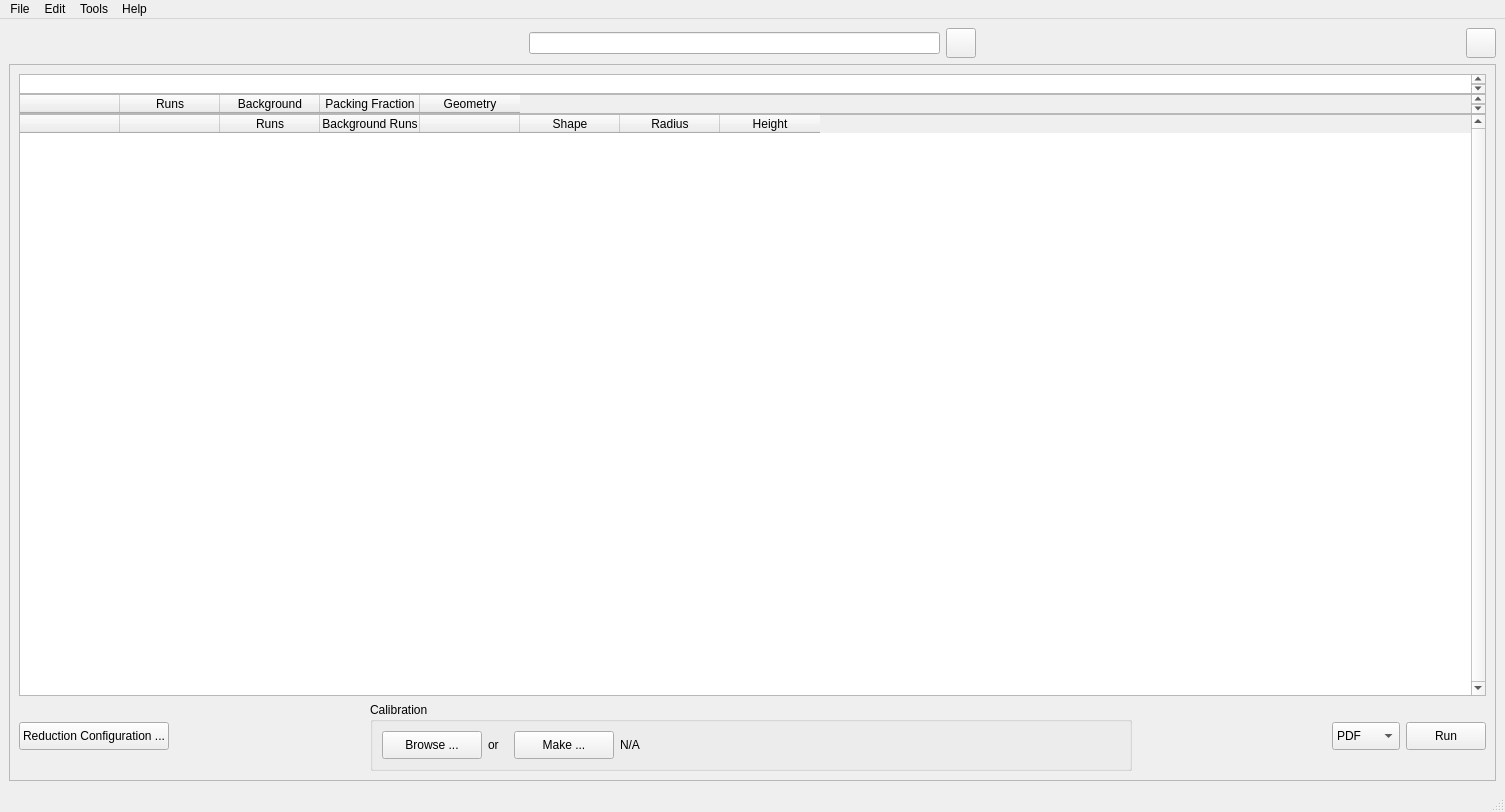
<?xml version="1.0" encoding="UTF-8"?>
<ui version="4.0">
 <class>MainWindow</class>
 <widget class="QMainWindow" name="MainWindow">
  <property name="geometry">
   <rect>
    <x>0</x>
    <y>0</y>
    <width>1505</width>
    <height>812</height>
   </rect>
  </property>
  <property name="sizePolicy">
   <sizepolicy hsizetype="Preferred" vsizetype="Expanding">
    <horstretch>0</horstretch>
    <verstretch>0</verstretch>
   </sizepolicy>
  </property>
  <property name="minimumSize">
   <size>
    <width>0</width>
    <height>0</height>
   </size>
  </property>
  <property name="windowTitle">
   <string>MainWindow</string>
  </property>
  <widget class="QWidget" name="centralwidget">
   <property name="minimumSize">
    <size>
     <width>0</width>
     <height>0</height>
    </size>
   </property>
   <layout class="QVBoxLayout" name="verticalLayout">
    <item>
     <layout class="QHBoxLayout" name="horizontalLayout_3">
      <item>
       <spacer name="horizontalSpacer_6">
        <property name="orientation">
         <enum>Qt::Horizontal</enum>
        </property>
        <property name="sizeHint" stdset="0">
         <size>
          <width>40</width>
          <height>20</height>
         </size>
        </property>
       </spacer>
      </item>
      <item>
       <layout class="QHBoxLayout" name="horizontalLayout_7">
        <item>
         <widget class="QLabel" name="search_logo_label">
          <property name="sizePolicy">
           <sizepolicy hsizetype="Fixed" vsizetype="Fixed">
            <horstretch>0</horstretch>
            <verstretch>0</verstretch>
           </sizepolicy>
          </property>
          <property name="minimumSize">
           <size>
            <width>30</width>
            <height>30</height>
           </size>
          </property>
          <property name="maximumSize">
           <size>
            <width>30</width>
            <height>30</height>
           </size>
          </property>
          <property name="text">
           <string/>
          </property>
         </widget>
        </item>
        <item>
         <widget class="QLineEdit" name="name_search_3">
          <property name="minimumSize">
           <size>
            <width>200</width>
            <height>0</height>
           </size>
          </property>
          <property name="maximumSize">
           <size>
            <width>1677215</width>
            <height>16777215</height>
           </size>
          </property>
          <property name="text">
           <string/>
          </property>
         </widget>
        </item>
        <item>
         <widget class="QPushButton" name="clear_search_button">
          <property name="minimumSize">
           <size>
            <width>30</width>
            <height>30</height>
           </size>
          </property>
          <property name="maximumSize">
           <size>
            <width>20</width>
            <height>30</height>
           </size>
          </property>
          <property name="text">
           <string/>
          </property>
         </widget>
        </item>
       </layout>
      </item>
      <item>
       <spacer name="horizontalSpacer_10">
        <property name="orientation">
         <enum>Qt::Horizontal</enum>
        </property>
        <property name="sizeHint" stdset="0">
         <size>
          <width>40</width>
          <height>20</height>
         </size>
        </property>
       </spacer>
      </item>
      <item>
       <widget class="QPushButton" name="settings_table_button">
        <property name="sizePolicy">
         <sizepolicy hsizetype="Fixed" vsizetype="Fixed">
          <horstretch>0</horstretch>
          <verstretch>0</verstretch>
         </sizepolicy>
        </property>
        <property name="minimumSize">
         <size>
          <width>30</width>
          <height>30</height>
         </size>
        </property>
        <property name="maximumSize">
         <size>
          <width>30</width>
          <height>30</height>
         </size>
        </property>
        <property name="text">
         <string/>
        </property>
       </widget>
      </item>
     </layout>
    </item>
    <item>
     <widget class="QFrame" name="frame">
      <property name="frameShape">
       <enum>QFrame::StyledPanel</enum>
      </property>
      <property name="frameShadow">
       <enum>QFrame::Raised</enum>
      </property>
      <layout class="QVBoxLayout" name="verticalLayout_3">
       <item>
        <layout class="QVBoxLayout" name="verticalLayout_14">
         <property name="spacing">
          <number>0</number>
         </property>
         <item>
          <widget class="QTableWidget" name="h1_table">
           <property name="minimumSize">
            <size>
             <width>0</width>
             <height>20</height>
            </size>
           </property>
           <property name="maximumSize">
            <size>
             <width>16777215</width>
             <height>20</height>
            </size>
           </property>
           <property name="verticalScrollBarPolicy">
            <enum>Qt::ScrollBarAlwaysOn</enum>
           </property>
           <property name="horizontalScrollBarPolicy">
            <enum>Qt::ScrollBarAlwaysOff</enum>
           </property>
           <property name="autoScroll">
            <bool>true</bool>
           </property>
           <property name="horizontalScrollMode">
            <enum>QAbstractItemView::ScrollPerPixel</enum>
           </property>
          </widget>
         </item>
         <item>
          <widget class="QTableWidget" name="h2_table">
           <property name="minimumSize">
            <size>
             <width>0</width>
             <height>20</height>
            </size>
           </property>
           <property name="maximumSize">
            <size>
             <width>16777215</width>
             <height>20</height>
            </size>
           </property>
           <property name="verticalScrollBarPolicy">
            <enum>Qt::ScrollBarAlwaysOn</enum>
           </property>
           <property name="horizontalScrollBarPolicy">
            <enum>Qt::ScrollBarAlwaysOff</enum>
           </property>
           <property name="autoScroll">
            <bool>true</bool>
           </property>
           <property name="horizontalScrollMode">
            <enum>QAbstractItemView::ScrollPerPixel</enum>
           </property>
           <column>
            <property name="text">
             <string/>
            </property>
           </column>
           <column>
            <property name="text">
             <string>Runs</string>
            </property>
           </column>
           <column>
            <property name="text">
             <string>Background</string>
            </property>
           </column>
           <column>
            <property name="text">
             <string>Packing Fraction</string>
            </property>
           </column>
           <column>
            <property name="text">
             <string>Geometry</string>
            </property>
           </column>
          </widget>
         </item>
         <item>
          <widget class="QTableWidget" name="h3_table">
           <property name="baseSize">
            <size>
             <width>0</width>
             <height>0</height>
            </size>
           </property>
           <property name="palette">
            <palette>
             <active>
              <colorrole role="Highlight">
               <brush brushstyle="SolidPattern">
                <color alpha="255">
                 <red>138</red>
                 <green>226</green>
                 <blue>52</blue>
                </color>
               </brush>
              </colorrole>
             </active>
             <inactive>
              <colorrole role="Highlight">
               <brush brushstyle="SolidPattern">
                <color alpha="255">
                 <red>138</red>
                 <green>226</green>
                 <blue>52</blue>
                </color>
               </brush>
              </colorrole>
             </inactive>
             <disabled>
              <colorrole role="Highlight">
               <brush brushstyle="SolidPattern">
                <color alpha="255">
                 <red>145</red>
                 <green>141</green>
                 <blue>126</blue>
                </color>
               </brush>
              </colorrole>
             </disabled>
            </palette>
           </property>
           <property name="contextMenuPolicy">
            <enum>Qt::CustomContextMenu</enum>
           </property>
           <property name="verticalScrollBarPolicy">
            <enum>Qt::ScrollBarAlwaysOn</enum>
           </property>
           <property name="autoScrollMargin">
            <number>1</number>
           </property>
           <property name="alternatingRowColors">
            <bool>true</bool>
           </property>
           <property name="selectionMode">
            <enum>QAbstractItemView::ContiguousSelection</enum>
           </property>
           <property name="horizontalScrollMode">
            <enum>QAbstractItemView::ScrollPerPixel</enum>
           </property>
           <attribute name="verticalHeaderVisible">
            <bool>false</bool>
           </attribute>
           <attribute name="verticalHeaderCascadingSectionResizes">
            <bool>false</bool>
           </attribute>
           <column>
            <property name="text">
             <string/>
            </property>
           </column>
           <column>
            <property name="text">
             <string/>
            </property>
           </column>
           <column>
            <property name="text">
             <string>Runs</string>
            </property>
           </column>
           <column>
            <property name="text">
             <string>Background Runs</string>
            </property>
           </column>
           <column>
            <property name="text">
             <string/>
            </property>
           </column>
           <column>
            <property name="text">
             <string>Shape</string>
            </property>
           </column>
           <column>
            <property name="text">
             <string>Radius</string>
            </property>
           </column>
           <column>
            <property name="text">
             <string>Height</string>
            </property>
           </column>
          </widget>
         </item>
        </layout>
       </item>
       <item>
        <layout class="QHBoxLayout" name="horizontalLayout_8">
         <item>
          <widget class="QPushButton" name="pushButton_5">
           <property name="minimumSize">
            <size>
             <width>0</width>
             <height>28</height>
            </size>
           </property>
           <property name="maximumSize">
            <size>
             <width>16777215</width>
             <height>28</height>
            </size>
           </property>
           <property name="text">
            <string>Reduction Configuration ...</string>
           </property>
          </widget>
         </item>
         <item>
          <spacer name="horizontalSpacer_12">
           <property name="orientation">
            <enum>Qt::Horizontal</enum>
           </property>
           <property name="sizeHint" stdset="0">
            <size>
             <width>40</width>
             <height>20</height>
            </size>
           </property>
          </spacer>
         </item>
         <item>
          <widget class="QGroupBox" name="groupBox_2">
           <property name="sizePolicy">
            <sizepolicy hsizetype="Expanding" vsizetype="Preferred">
             <horstretch>0</horstretch>
             <verstretch>0</verstretch>
            </sizepolicy>
           </property>
           <property name="title">
            <string>Calibration</string>
           </property>
           <layout class="QHBoxLayout" name="horizontalLayout_9">
            <item>
             <widget class="QPushButton" name="browse_calibration_button">
              <property name="minimumSize">
               <size>
                <width>100</width>
                <height>28</height>
               </size>
              </property>
              <property name="maximumSize">
               <size>
                <width>100</width>
                <height>28</height>
               </size>
              </property>
              <property name="text">
               <string>Browse ...</string>
              </property>
             </widget>
            </item>
            <item>
             <widget class="QLabel" name="label_51">
              <property name="minimumSize">
               <size>
                <width>20</width>
                <height>0</height>
               </size>
              </property>
              <property name="maximumSize">
               <size>
                <width>20</width>
                <height>16777215</height>
               </size>
              </property>
              <property name="text">
               <string>or</string>
              </property>
             </widget>
            </item>
            <item>
             <widget class="QPushButton" name="make_calibration_button">
              <property name="minimumSize">
               <size>
                <width>100</width>
                <height>28</height>
               </size>
              </property>
              <property name="maximumSize">
               <size>
                <width>100</width>
                <height>28</height>
               </size>
              </property>
              <property name="text">
               <string>Make ...</string>
              </property>
             </widget>
            </item>
            <item>
             <widget class="QLabel" name="calibration_file">
              <property name="sizePolicy">
               <sizepolicy hsizetype="Expanding" vsizetype="Preferred">
                <horstretch>0</horstretch>
                <verstretch>0</verstretch>
               </sizepolicy>
              </property>
              <property name="minimumSize">
               <size>
                <width>500</width>
                <height>0</height>
               </size>
              </property>
              <property name="text">
               <string>N/A</string>
              </property>
             </widget>
            </item>
           </layout>
          </widget>
         </item>
         <item>
          <spacer name="horizontalSpacer_11">
           <property name="orientation">
            <enum>Qt::Horizontal</enum>
           </property>
           <property name="sizeHint" stdset="0">
            <size>
             <width>40</width>
             <height>20</height>
            </size>
           </property>
          </spacer>
         </item>
         <item>
          <widget class="QComboBox" name="comboBox">
           <property name="minimumSize">
            <size>
             <width>0</width>
             <height>28</height>
            </size>
           </property>
           <property name="maximumSize">
            <size>
             <width>16777215</width>
             <height>28</height>
            </size>
           </property>
           <item>
            <property name="text">
             <string>PDF</string>
            </property>
           </item>
           <item>
            <property name="text">
             <string>Merge</string>
            </property>
           </item>
           <item>
            <property name="text">
             <string>PyStog</string>
            </property>
           </item>
          </widget>
         </item>
         <item>
          <widget class="QPushButton" name="pushButton_launchReduction">
           <property name="minimumSize">
            <size>
             <width>0</width>
             <height>28</height>
            </size>
           </property>
           <property name="maximumSize">
            <size>
             <width>16777215</width>
             <height>28</height>
            </size>
           </property>
           <property name="text">
            <string>Run</string>
           </property>
          </widget>
         </item>
        </layout>
       </item>
      </layout>
     </widget>
    </item>
   </layout>
  </widget>
  <widget class="QMenuBar" name="menubar">
   <property name="geometry">
    <rect>
     <x>0</x>
     <y>0</y>
     <width>1505</width>
     <height>23</height>
    </rect>
   </property>
   <property name="sizePolicy">
    <sizepolicy hsizetype="Minimum" vsizetype="Minimum">
     <horstretch>0</horstretch>
     <verstretch>0</verstretch>
    </sizepolicy>
   </property>
   <widget class="QMenu" name="menuFile">
    <property name="title">
     <string>File</string>
    </property>
    <widget class="QMenu" name="menuLoad_Configuration">
     <property name="title">
      <string>Configuration</string>
     </property>
     <addaction name="actionLoad"/>
     <addaction name="actionSave"/>
    </widget>
    <addaction name="action_preview_ascii"/>
    <addaction name="separator"/>
    <addaction name="menuLoad_Configuration"/>
    <addaction name="actionSettings"/>
    <addaction name="separator"/>
    <addaction name="actionQuit"/>
   </widget>
   <widget class="QMenu" name="menuEdit">
    <property name="title">
     <string>Edit</string>
    </property>
    <addaction name="actionReset_GSAS_tab"/>
    <addaction name="actionReset_GofR_tab"/>
   </widget>
   <widget class="QMenu" name="menuHelp">
    <property name="title">
     <string>Help</string>
    </property>
    <addaction name="actionCheat_sheet"/>
    <addaction name="actionAbout"/>
   </widget>
   <widget class="QMenu" name="menuTools">
    <property name="title">
     <string>Tools</string>
    </property>
    <addaction name="actionJob_Monitor"/>
    <addaction name="actionIPTS_File_Transfer"/>
   </widget>
   <addaction name="menuFile"/>
   <addaction name="menuEdit"/>
   <addaction name="menuTools"/>
   <addaction name="menuHelp"/>
  </widget>
  <widget class="QStatusBar" name="statusbar"/>
  <action name="actionReset_GSAS_tab">
   <property name="text">
    <string>Reset GSAS-tab</string>
   </property>
  </action>
  <action name="actionReset_GofR_tab">
   <property name="text">
    <string>Reset GofR-tab</string>
   </property>
  </action>
  <action name="actionQuit">
   <property name="text">
    <string>Quit</string>
   </property>
  </action>
  <action name="actionCheat_sheet">
   <property name="text">
    <string>Cheat sheet</string>
   </property>
  </action>
  <action name="actionAbout">
   <property name="text">
    <string>About ...</string>
   </property>
  </action>
  <action name="action_preview_ascii">
   <property name="text">
    <string>Preview Ascii ...</string>
   </property>
  </action>
  <action name="actionAdvanced">
   <property name="enabled">
    <bool>true</bool>
   </property>
   <property name="text">
    <string>Settings ...</string>
   </property>
  </action>
  <action name="actionSave_Configuration">
   <property name="text">
    <string>Save Configuration ...</string>
   </property>
  </action>
  <action name="actionLoad">
   <property name="text">
    <string>Load ...</string>
   </property>
  </action>
  <action name="actionSave">
   <property name="text">
    <string>Save ...</string>
   </property>
  </action>
  <action name="actionJob_Monitor">
   <property name="text">
    <string>Job Monitor ...</string>
   </property>
  </action>
  <action name="actionUndo">
   <property name="enabled">
    <bool>false</bool>
   </property>
   <property name="text">
    <string>Undo Table Edit</string>
   </property>
  </action>
  <action name="actionRedo">
   <property name="enabled">
    <bool>false</bool>
   </property>
   <property name="text">
    <string>Redo Table Edit</string>
   </property>
  </action>
  <action name="actionIPTS_File_Transfer">
   <property name="text">
    <string>IPTS File Transfer ...</string>
   </property>
  </action>
  <action name="actionSettings">
   <property name="text">
    <string>Settings ...</string>
   </property>
  </action>
 </widget>
 <resources>
  <include location="../icons/icons.qrc"/>
 </resources>
 <connections>
  <connection>
   <sender>actionAbout</sender>
   <signal>triggered()</signal>
   <receiver>MainWindow</receiver>
   <slot>help_about_clicked()</slot>
   <hints>
    <hint type="sourcelabel">
     <x>-1</x>
     <y>-1</y>
    </hint>
    <hint type="destinationlabel">
     <x>673</x>
     <y>451</y>
    </hint>
   </hints>
  </connection>
  <connection>
   <sender>action_preview_ascii</sender>
   <signal>triggered()</signal>
   <receiver>MainWindow</receiver>
   <slot>action_preview_ascii_clicked()</slot>
   <hints>
    <hint type="sourcelabel">
     <x>-1</x>
     <y>-1</y>
    </hint>
    <hint type="destinationlabel">
     <x>673</x>
     <y>451</y>
    </hint>
   </hints>
  </connection>
  <connection>
   <sender>actionAdvanced</sender>
   <signal>triggered()</signal>
   <receiver>MainWindow</receiver>
   <slot>advanced_option_clicked()</slot>
   <hints>
    <hint type="sourcelabel">
     <x>-1</x>
     <y>-1</y>
    </hint>
    <hint type="destinationlabel">
     <x>673</x>
     <y>451</y>
    </hint>
   </hints>
  </connection>
  <connection>
   <sender>actionLoad</sender>
   <signal>triggered()</signal>
   <receiver>MainWindow</receiver>
   <slot>action_load_configuration_clicked()</slot>
   <hints>
    <hint type="sourcelabel">
     <x>-1</x>
     <y>-1</y>
    </hint>
    <hint type="destinationlabel">
     <x>610</x>
     <y>430</y>
    </hint>
   </hints>
  </connection>
  <connection>
   <sender>actionSave</sender>
   <signal>triggered()</signal>
   <receiver>MainWindow</receiver>
   <slot>action_save_configuration_clicked()</slot>
   <hints>
    <hint type="sourcelabel">
     <x>-1</x>
     <y>-1</y>
    </hint>
    <hint type="destinationlabel">
     <x>610</x>
     <y>430</y>
    </hint>
   </hints>
  </connection>
  <connection>
   <sender>actionJob_Monitor</sender>
   <signal>triggered()</signal>
   <receiver>MainWindow</receiver>
   <slot>window_job_monitor_clicked()</slot>
   <hints>
    <hint type="sourcelabel">
     <x>-1</x>
     <y>-1</y>
    </hint>
    <hint type="destinationlabel">
     <x>678</x>
     <y>528</y>
    </hint>
   </hints>
  </connection>
  <connection>
   <sender>actionUndo</sender>
   <signal>triggered()</signal>
   <receiver>MainWindow</receiver>
   <slot>action_undo_clicked()</slot>
   <hints>
    <hint type="sourcelabel">
     <x>-1</x>
     <y>-1</y>
    </hint>
    <hint type="destinationlabel">
     <x>678</x>
     <y>528</y>
    </hint>
   </hints>
  </connection>
  <connection>
   <sender>actionRedo</sender>
   <signal>triggered()</signal>
   <receiver>MainWindow</receiver>
   <slot>action_redo_clicked()</slot>
   <hints>
    <hint type="sourcelabel">
     <x>-1</x>
     <y>-1</y>
    </hint>
    <hint type="destinationlabel">
     <x>678</x>
     <y>528</y>
    </hint>
   </hints>
  </connection>
  <connection>
   <sender>actionIPTS_File_Transfer</sender>
   <signal>triggered()</signal>
   <receiver>MainWindow</receiver>
   <slot>menu_ipts_file_transfer_clicked()</slot>
   <hints>
    <hint type="sourcelabel">
     <x>-1</x>
     <y>-1</y>
    </hint>
    <hint type="destinationlabel">
     <x>678</x>
     <y>528</y>
    </hint>
   </hints>
  </connection>
  <connection>
   <sender>settings_table_button</sender>
   <signal>clicked()</signal>
   <receiver>MainWindow</receiver>
   <slot>personalization_table_clicked()</slot>
   <hints>
    <hint type="sourcelabel">
     <x>60</x>
     <y>109</y>
    </hint>
    <hint type="destinationlabel">
     <x>1550</x>
     <y>24</y>
    </hint>
   </hints>
  </connection>
  <connection>
   <sender>h3_table</sender>
   <signal>customContextMenuRequested(QPoint)</signal>
   <receiver>MainWindow</receiver>
   <slot>h3_table_right_click()</slot>
   <hints>
    <hint type="sourcelabel">
     <x>130</x>
     <y>118</y>
    </hint>
    <hint type="destinationlabel">
     <x>1710</x>
     <y>538</y>
    </hint>
   </hints>
  </connection>
  <connection>
   <sender>name_search_3</sender>
   <signal>textChanged(QString)</signal>
   <receiver>MainWindow</receiver>
   <slot>table_search()</slot>
   <hints>
    <hint type="sourcelabel">
     <x>230</x>
     <y>109</y>
    </hint>
    <hint type="destinationlabel">
     <x>785</x>
     <y>28</y>
    </hint>
   </hints>
  </connection>
  <connection>
   <sender>clear_search_button</sender>
   <signal>clicked()</signal>
   <receiver>MainWindow</receiver>
   <slot>table_search_clear()</slot>
   <hints>
    <hint type="sourcelabel">
     <x>60</x>
     <y>109</y>
    </hint>
    <hint type="destinationlabel">
     <x>1146</x>
     <y>25</y>
    </hint>
   </hints>
  </connection>
  <connection>
   <sender>pushButton_5</sender>
   <signal>clicked()</signal>
   <receiver>MainWindow</receiver>
   <slot>reduction_configuration_button_clicked()</slot>
   <hints>
    <hint type="sourcelabel">
     <x>130</x>
     <y>116</y>
    </hint>
    <hint type="destinationlabel">
     <x>270</x>
     <y>982</y>
    </hint>
   </hints>
  </connection>
  <connection>
   <sender>browse_calibration_button</sender>
   <signal>clicked()</signal>
   <receiver>MainWindow</receiver>
   <slot>browse_calibration_clicked()</slot>
   <hints>
    <hint type="sourcelabel">
     <x>130</x>
     <y>116</y>
    </hint>
    <hint type="destinationlabel">
     <x>619</x>
     <y>982</y>
    </hint>
   </hints>
  </connection>
  <connection>
   <sender>make_calibration_button</sender>
   <signal>clicked()</signal>
   <receiver>MainWindow</receiver>
   <slot>make_calibration_clicked()</slot>
   <hints>
    <hint type="sourcelabel">
     <x>130</x>
     <y>116</y>
    </hint>
    <hint type="destinationlabel">
     <x>847</x>
     <y>981</y>
    </hint>
   </hints>
  </connection>
  <connection>
   <sender>actionSettings</sender>
   <signal>triggered()</signal>
   <receiver>MainWindow</receiver>
   <slot>advanced_option_clicked()</slot>
   <hints>
    <hint type="sourcelabel">
     <x>-1</x>
     <y>-1</y>
    </hint>
    <hint type="destinationlabel">
     <x>855</x>
     <y>503</y>
    </hint>
   </hints>
  </connection>
 </connections>
 <slots>
  <slot>diamond_edited()</slot>
  <slot>diamond_background_edited()</slot>
  <slot>vanadium_edited()</slot>
  <slot>vanadium_background_edited()</slot>
  <slot>sample_background_edited()</slot>
  <slot>output_folder_radio_buttons()</slot>
  <slot>manual_output_folder_field_edited()</slot>
  <slot>run_autonom()</slot>
  <slot>table_right_click()</slot>
  <slot>run_ndabs_clicked()</slot>
  <slot>populate_table_clicked()</slot>
  <slot>check_plazcek_widgets()</slot>
  <slot>hydrogen_clicked()</slot>
  <slot>no_hydrogen_clicked()</slot>
  <slot>check_fourier_filter_widgets()</slot>
  <slot>create_sample_properties_files_clicked()</slot>
  <slot>yes_background_clicked()</slot>
  <slot>background_combobox_changed()</slot>
  <slot>move_to_folder_clicked()</slot>
  <slot>check_step2_gui()</slot>
  <slot>reset_q_range()</slot>
  <slot>check_q_range()</slot>
  <slot>run_sum_scans_clicked()</slot>
  <slot>browse_ascii_file_clicked()</slot>
  <slot>select_current_folder_clicked()</slot>
  <slot>manual_output_folder_button_clicked()</slot>
  <slot>help_about_clicked()</slot>
  <slot>action_preview_ascii_clicked()</slot>
  <slot>output_file_name_changed()</slot>
  <slot>create_new_autonom_folder_button_clicked()</slot>
  <slot>advanced_option_clicked()</slot>
  <slot>mantid_browse_calibration_clicked()</slot>
  <slot>mantid_browse_characterization_clicked()</slot>
  <slot>mantid_output_directory_clicked()</slot>
  <slot>check_mantid_gui()</slot>
  <slot>mantid_run_reduction()</slot>
  <slot>pdf_qmax_line_edit_changed()</slot>
  <slot>import_table_clicked()</slot>
  <slot>export_table_clicked()</slot>
  <slot>action_load_configuration_clicked()</slot>
  <slot>action_save_configuration_clicked()</slot>
  <slot>sum_scans_output_file_name_changed()</slot>
  <slot>main_tab_widget_changed()</slot>
  <slot>help_button_clicked_autonom()</slot>
  <slot>help_button_clicked_ndabs()</slot>
  <slot>help_button_clicked_scans()</slot>
  <slot>help_button_clicked_mantid()</slot>
  <slot>window_job_monitor_clicked()</slot>
  <slot>create_exp_ini_clicked()</slot>
  <slot>resize_table_post_processing_tab()</slot>
  <slot>test_resizing_widget()</slot>
  <slot>name_search_clicked()</slot>
  <slot>clear_name_search_clicked()</slot>
  <slot>action_undo_clicked()</slot>
  <slot>action_redo_clicked()</slot>
  <slot>menu_ipts_file_transfer_clicked()</slot>
  <slot>make_calibration_clicked()</slot>
  <slot>personalization_table_clicked()</slot>
  <slot>h3_table_right_click()</slot>
  <slot>table_search()</slot>
  <slot>table_search_clear()</slot>
  <slot>reduction_configuration_button_clicked()</slot>
  <slot>browse_calibration_clicked()</slot>
  <slot>slot1()</slot>
  <slot>set_pytest()</slot>
 </slots>
</ui>
